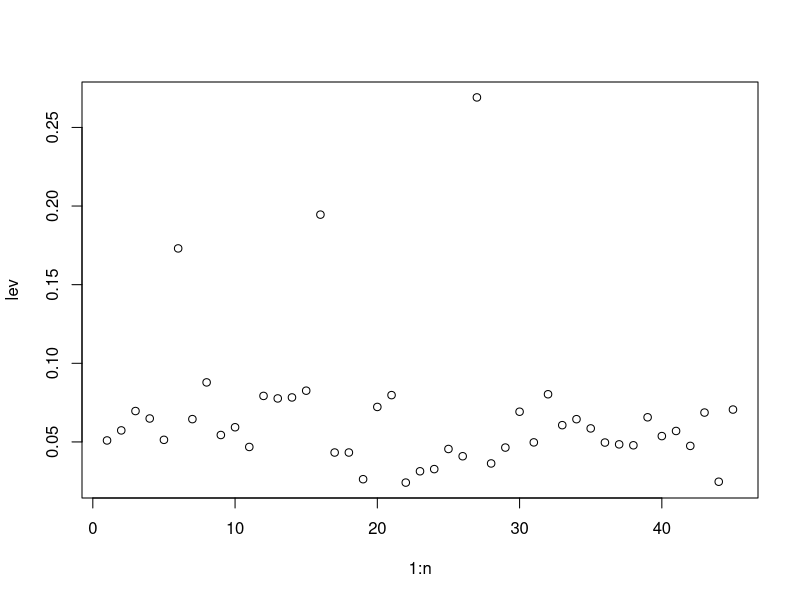
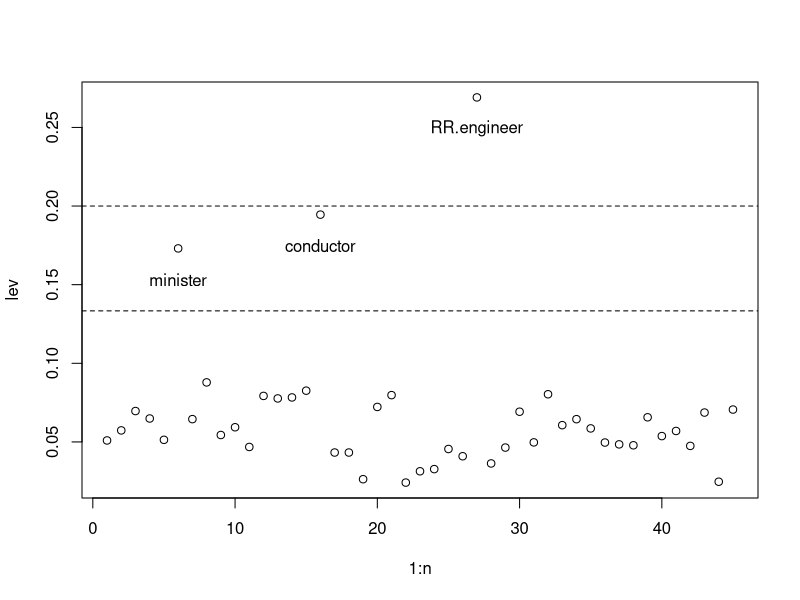
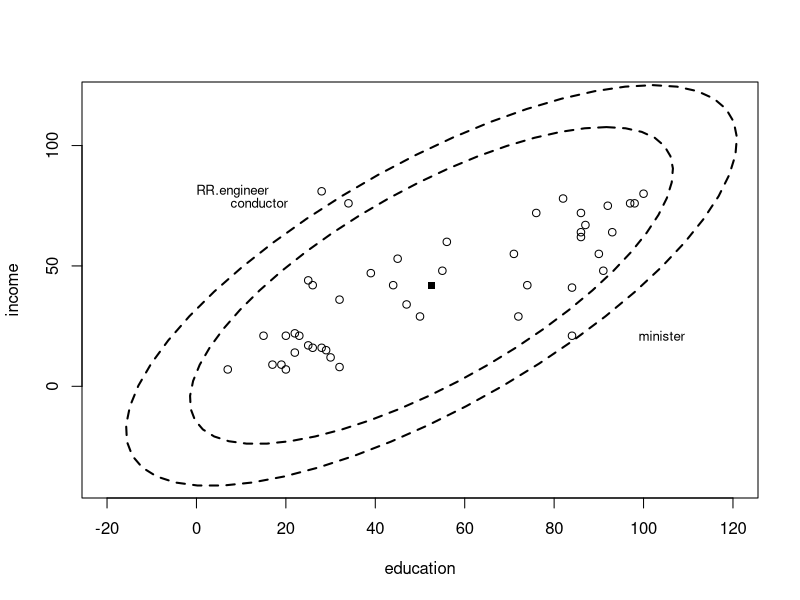
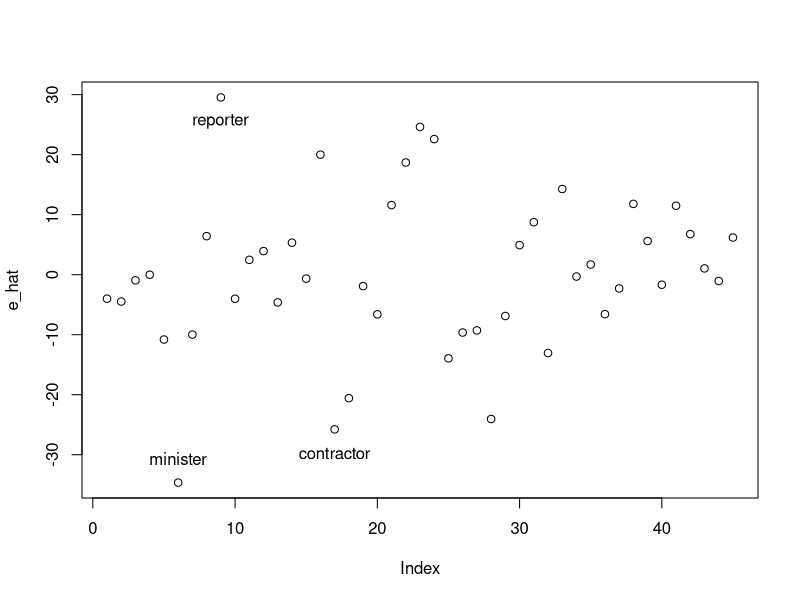
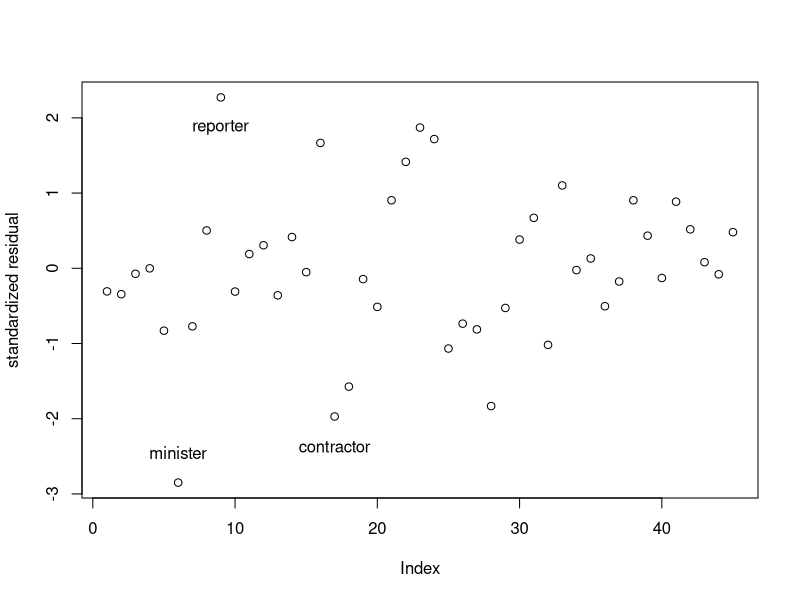
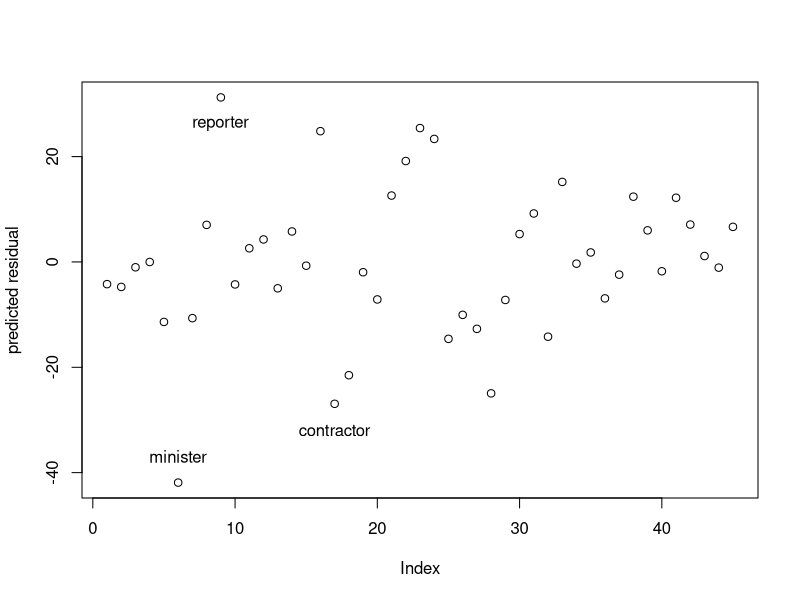

The R script that drew these images, in order:
## ---- chunk 1
knitr::opts_chunk$set(
  cache=TRUE, warning=FALSE, error=FALSE, message=FALSE, echo=TRUE, 
  results = 'markup', dev='png', dpi=150
)
## ---- chunk 2
library(car)
data(Duncan)

head(Duncan)
## ---- chunk 3
mod <- lm(prestige ~ income + education, data=Duncan)
X <- cbind(1, Duncan[,c("income", "education")])
X <- unname(as.matrix(X))
## ---- chunk 4
# compute the hat values
H <- X %*% solve(t(X) %*% X) %*% t(X)
diag(H)
## ---- chunk 5
lev <- diag(H)
n <- dim(Duncan)[1]
p <- 2
plot(1:n, lev)
## ---- chunk 6
# get the values with high leverage
lev.sorted <- sort(lev, decreasing=T, index.return=T)
lev.sorted$x[1:3]

rownames(Duncan)[lev.sorted$ix[1:3]]
## ---- chunk 7
plot(1:n, lev)
for(i in lev.sorted$ix[1:3]) {
  text(i, lev[i]-0.02, rownames(Duncan)[i])
}
hbar <- (p+1)/n
abline(h=2*hbar, lty=2)
abline(h=3*hbar, lty=2)
## ---- chunk 8
plot(Duncan$education, Duncan$income, xlim=c(-20, 120), ylim=c(-40, 120), xlab="education", ylab="income")
i = lev.sorted$ix[1]
text(Duncan$education[i]-20, Duncan$income[i], rownames(Duncan)[i], cex=0.8)
i = lev.sorted$ix[2]
text(Duncan$education[i]-20, Duncan$income[i], rownames(Duncan)[i], cex=0.8)
i = lev.sorted$ix[3]
text(Duncan$education[i]+20, Duncan$income[i], rownames(Duncan)[i], cex=0.8)
centroid <- c(mean(Duncan$education), mean(Duncan$income))
points(centroid[1], centroid[2], pch=15)
Xstar <- scale(X[,2:3], scale=F) # centering columns
A <- (t(Xstar) %*% Xstar)
ellipse(centroid, shape=A, radius=sqrt(2*hbar - 1/n), col=1, lty=2, center.cex=0)
ellipse(centroid, shape=A, radius=sqrt(3*hbar - 1/n), col=1, lty=2, center.cex=0)

## ---- chunk 9
y <- Duncan$prestige
# predicted values; 
y_hat <- H %*% y 

e_hat <- y_hat - y
plot(e_hat, title = 'estimated residuals')

e_hat_order_indx <- order(abs(e_hat), decreasing = TRUE)
i <- e_hat_order_indx[1]
text(i, e_hat[i] + 4, rownames(Duncan)[i])

i <- e_hat_order_indx[2]
text(i, e_hat[i] - 4, rownames(Duncan)[i])

i <- e_hat_order_indx[3]
text(i, e_hat[i] - 4, rownames(Duncan)[i])

## ---- chunk 10
# standardized residuals
sigma_hat <- sqrt(sum(e_hat**2) / (n - p - 1))

e_hat_std <- e_hat / (sigma_hat * sqrt(1 - diag(H)))

plot(e_hat_std, ylab = 'standardized residual')

e_hat_std_order_indx <- order(abs(e_hat_std), decreasing = TRUE)

i <- e_hat_std_order_indx[1]
text(i, e_hat_std[i] + 0.4, rownames(Duncan)[i])

i <- e_hat_std_order_indx[2]
text(i, e_hat_std[i] - 0.4, rownames(Duncan)[i])

i <- e_hat_std_order_indx[3]
text(i, e_hat_std[i] - 0.4, rownames(Duncan)[i])

## ---- chunk 11
# Predicted residuals
e_hat_pred <- e_hat / (1 - diag(H))

plot(e_hat_pred, ylab = 'predicted residual')

e_hat_pred_order_indx <- order(abs(e_hat_pred), decreasing = TRUE)

i <- e_hat_pred_order_indx[1]
text(i, e_hat_pred[i] + 5, rownames(Duncan)[i])

i <- e_hat_pred_order_indx[2]
text(i, e_hat_pred[i] - 5, rownames(Duncan)[i])

i <- e_hat_pred_order_indx[3]
text(i, e_hat_pred[i] - 5, rownames(Duncan)[i])

